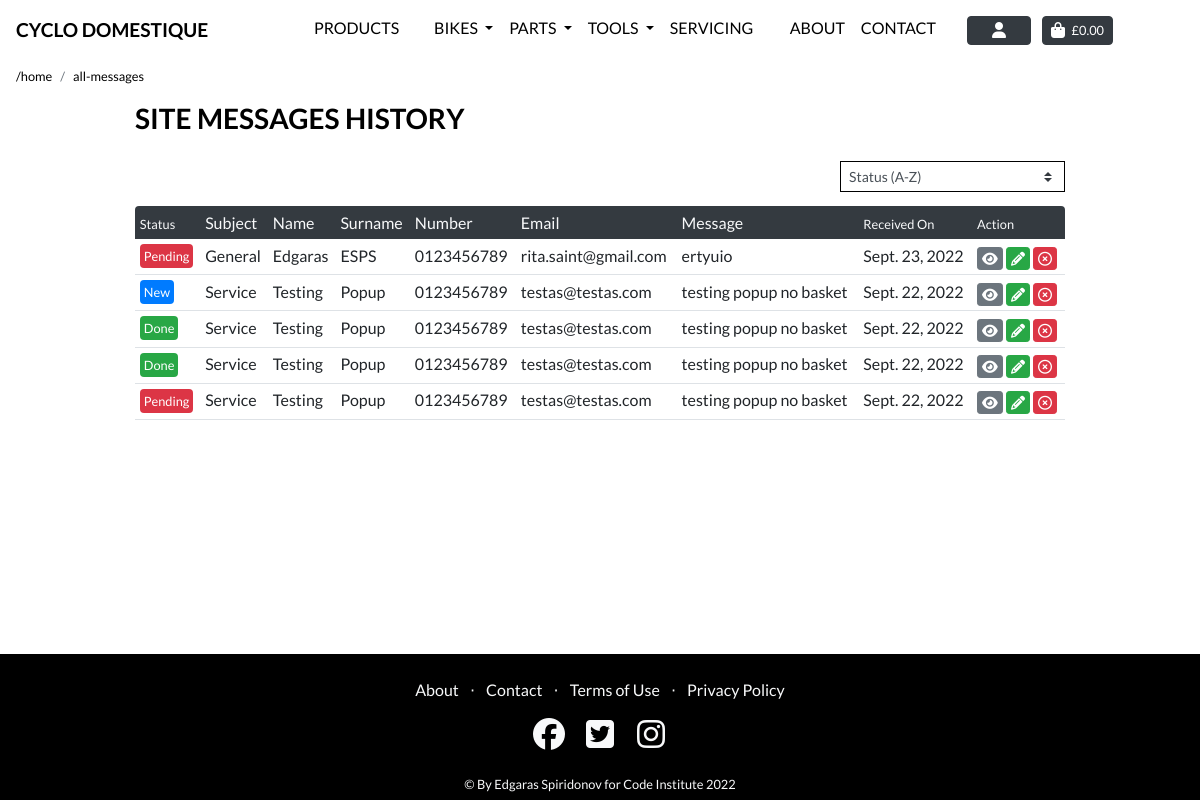
Page /contact/all-messages/ (signed in) on the earlier database version.
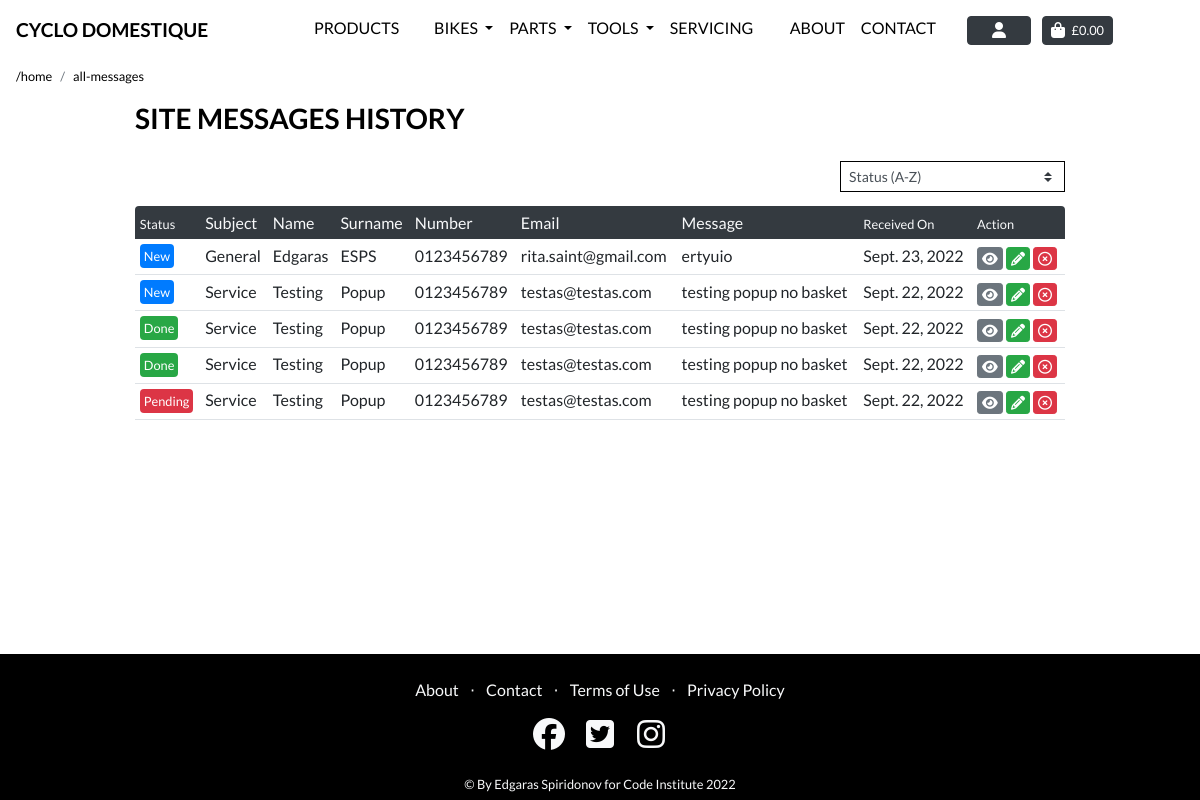
Same page on the later database version.
### contact/models.py (models this page shows, shortened)
class ContactForm(models.Model):
    subject_type = models.CharField(max_length=100, null=True, blank=False)
    first_name = models.CharField(max_length=50, null=True, blank=True)
    last_name = models.CharField(max_length=50, null=True, blank=True)
    contact_number = models.CharField(max_length=20, null=True, blank=True)
    email_address = models.EmailField(max_length=50, null=True, blank=False)
    message = models.TextField(max_length=1000, null=True, blank=True)
    received_date = models.DateField(auto_now_add=True)
    status = models.IntegerField(choices=STATUS, default=0)
    class Meta:
        ordering = ['-received_date']

### contact/views.py (the view, shortened to what this page needs)
# urls.py: path('all-messages/', views.site_messages, name='site_messages'),
@login_required
def site_messages(request):
    all_messages = ContactForm.objects.all()
    categories = None
    sort = None
    direction = None
    current_sorting = f'{sort}_{direction}'
    template = 'contact/contact_messages.html'
    context = {
        'all_messages': all_messages,
        'current_categories': categories,
        'current_sorting': current_sorting,
        'on_inventory_page': True,
    }
    return render(request, template, context)

### contact/templates/contact/contact_messages.html (shortened to what the changed rows need)
{% extends "base.html" %}
{% load static %}
{% block extra_css %}
<link rel="stylesheet" href="{% static 'profiles/css/profile.css' %}">
<link rel="stylesheet" href="{% static 'css/page_navbar.css' %}">
{% endblock %}
{% block content %}
<div class="container header-mobile">
    <div class="row mob-nav-header-hide">
        <div class="col-12">
            <div class="order-history table-responsive rounded">
                <table class="table table-sm table-borderless">
                    <thead class="rounded">
                        <tr class="text-light bg-dark rounded py-1 px-1">
                            <th class="font-weight-normal small">Status</th>
                            <th class="font-weight-normal">Subject</th>
                            <th class="font-weight-normal">Name</th>
                            <th class="font-weight-normal">Surname</th>
                            <th class="font-weight-normal">Number</th>
                            <th class="font-weight-normal">Email</th>
                            <th class="font-weight-normal">Message</th>
                            <th class="font-weight-normal small">Received On</th>
                            <th class="font-weight-normal small">Action</th>
                        </tr>
                    </thead>
                    <tbody>
                        {% for contact in all_messages %}
                        <div>
                            <tr class="border-bottom">
                                <td class="pt-2 small ">
                                    {% if contact.status == 1 %}
                                    <span class="p-1 rounded bg-danger text-white ">Pending</span>
                                    {% elif contact.status == 2 %}
                                    <span class="p-1 rounded bg-success text-white">Done</span>
                                    {% else %}
                                    <span class="p-1 rounded bg-primary text-white">New</span>
                                    {% endif %}
                                </td>
                                <td>{{ contact.subject_type }}</td>
                                <td>{{ contact.first_name }}</td>
                                <td>{{ contact.last_name }}</td>
                                <td>{{ contact.contact_number }}</td>
                                <td>{{ contact.email_address }}</td>
                                <td>{{ contact.message }}</td>
                                <td>{{ contact.received_date }}</td>
                                <td>
                                    <div>
                                        <a class="btn btn-secondary btn-sm text-white py-0 px-1"
                                            href="{% url 'view_message' pk=contact.pk %}"><i class="fas fa-eye"></i></a>
                                        <a class="btn btn-success btn-sm text-white py-0 px-1"
                                            href="{% url 'edit_message' pk=contact.pk %}"><i
                                                class="fas fa-pencil-alt"></i></a>
                                        <a class="btn btn-danger btn-sm text-white py-0 px-1"
                                            href="{% url 'delete_message' pk=contact.pk %}"><i
                                                class="far fa-times-circle"></i></a>
                                    </div>
                                </td>
                            </tr>
                        </div>
                        {% endfor %}
                    </tbody>
                </table>
            </div>
        </div>
    </div>
</div>
{% endblock %}

Differences in the rows shown:
changed ContactForm "General": status "Pending" → "New"
